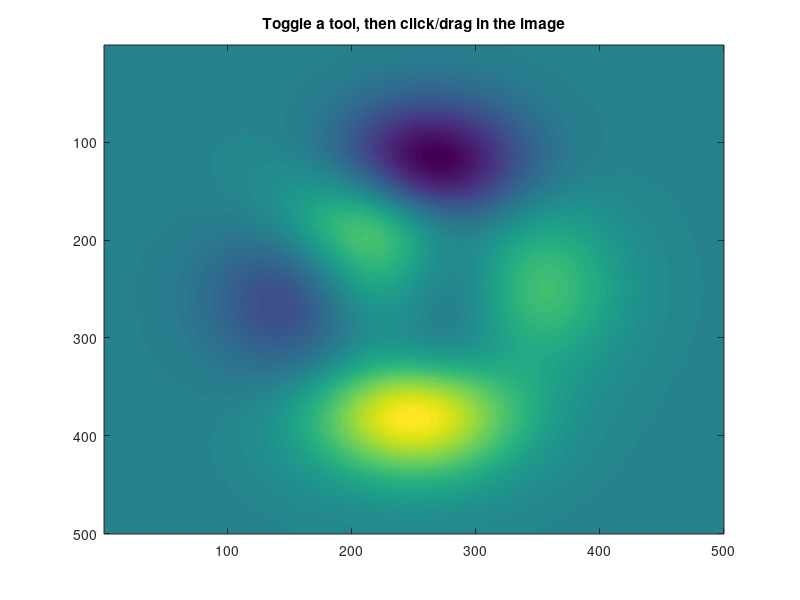

Write MATLAB code to recreate this figure. (Note: this script raises an error after producing the figure.)
%pointerToolbarExample Zoom/pan toolbar anchored inside an image axes
%
%   A uim.widget.Toolbar in the northeast corner of a data axes, wired
%   to zoom/pan pointer tools through uim.interface.PointerToolBinding:
%   clicking a button toggles the tool, and toggling a tool by keyboard
%   shortcut (q/w/y) or programmatically updates the button states.
%
%   Run from anywhere in the repository; the script adds src/ to the
%   path if the toolbox is not already installed.

if ~exist('uim.UIComponentCanvas', 'class')
    addpath(genpath(fullfile(fileparts(mfilename('fullpath')), '..', 'src')))
end

hFigure = figure('Name', 'Pointer toolbar example', 'Color', 'w');
hAxes = axes(hFigure);
imagesc(hAxes, peaks(500))
title(hAxes, 'Toggle a tool, then click/drag in the image')

pointerManager = uim.interface.PointerManager(hFigure, hAxes, ...
    {'zoomIn', 'zoomOut', 'pan'});

toolbar = uim.widget.Toolbar(hAxes, ...
    'Location', 'northeast', 'Margin', [10, 10, 10, 10], ...
    'BackgroundAlpha', 0.5, 'NewButtonSize', [52, 22]);

binding = uim.interface.PointerToolBinding(toolbar, pointerManager, ...
    ["zoomIn", "zoomOut", "pan"], ...
    'Tooltips', struct('zoomIn', 'Zoom in (q)', ...
        'zoomOut', 'Zoom out (w)', 'pan', 'Pan (y)'), ...
    'ButtonProps', {'FontSize', 10});

% Keyboard shortcuts toggle the tools AND update the button states.
hFigure.KeyPressFcn = @(src, evt) pointerManager.onKeyPress(src, evt);
